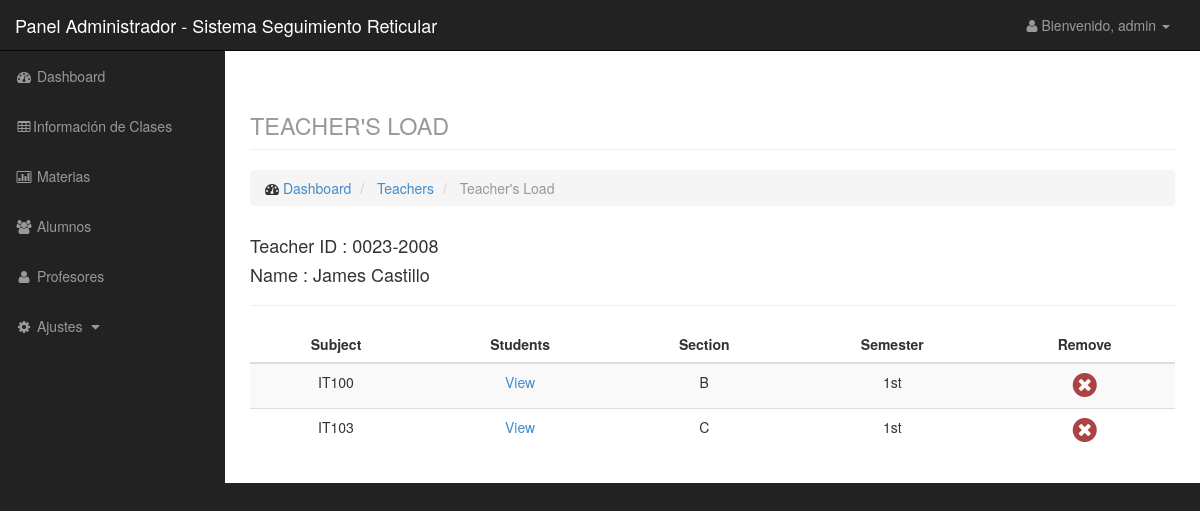
/retic/admin/teacherload.php?id=3 (signed in), run on the app's committed database.
### tables this page shows
CREATE TABLE `teacher` (
  `id` int(11) NOT NULL,
  `teachid` varchar(50) NOT NULL,
  `fname` varchar(100) NOT NULL,
  `lname` varchar(100) NOT NULL
);

CREATE TABLE `class` (
  `id` int(11) NOT NULL,
  `course` varchar(50) NOT NULL,
  `year` varchar(50) NOT NULL,
  `section` varchar(50) NOT NULL,
  `sem` varchar(50) NOT NULL,
  `teacher` varchar(100) NOT NULL,
  `subject` varchar(100) NOT NULL
);

### retic/admin/data/teacher_model.php (called while the page is built, shortened)
<?php
    $teacher = new Datateacher();
    class Datateacher {
        function getteacherbyid($id){
            $q = "select * from teacher where id=$id";
            $r = mysql_query($q);
            return $r;
        }
    }
?>

### retic/admin/teacherload.php (the view, shortened to what this page needs)
<?php
    include('include/header.php');
    include('include/sidebar.php');
    include('data/teacher_model.php');
    $id = $_GET['id'];
    $teacher = $teacher->getteacherbyid($id);
?>
<div id="page-wrapper">
    <div class="container-fluid">
        <div class="row">
            <div class="col-lg-12">
                <h1 class="page-header">
                    <small>TEACHER'S LOAD</small>
                </h1>
                <ol class="breadcrumb">
                    <li>
                        <i class="fa fa-dashboard"></i> <a href="index.php">Dashboard</a>
                    </li>
                    <li>
                        <a href="teacherlist.php">Teachers</a>
                    </li>
                    <li class="active">
                        Teacher's Load
                    </li>
                </ol>
            </div>
        </div>
        <div class="row">
            <div class="col-lg-12">
                <?php while($row = mysql_fetch_array($teacher)): ?>
                <h4>Teacher ID : <?php echo $row['teachid']; ?></h4>
                <h4>Name : <?php echo $row['fname'].' '.$row['lname']; ?></h4>
                <?php endwhile; ?>
                <hr />
                <div class="table-responsive">
                <table class="table table-striped">
                    <thead>
                        <tr>
                            <th class="text-center">Subject</th>
                            <th class="text-center">Students</th>
                            <th class="text-center">Section</th>
                            <th class="text-center">Semester</th>
                            <th class="text-center">Remove</th>
                        </tr>
                    </thead>
                    <tbody>
<?php
    $r1 = mysql_query("select * from class where teacher=$id");
    while($row = mysql_fetch_array($r1)):?>
            <tr>
                <td class="text-center"><?php echo $row['subject']?></td>
                <td class="text-center"><a href="classstudent.php?classid=<?php echo $row['id']?>" target="_blank">View</a></td>
                <td class="text-center"><?php echo $row['section']?></td>
                <td class="text-center"><?php echo $row['sem']?></td>
                <td class="text-center"><a href="data/teacher_model.php?q=removesubject&teachid=<?php echo $id;?>&classid=<?php echo $row['id']; ?>"><i class="fa fa-times-circle text-danger fa-2x confirmation"></i></a></td>
            </tr>
    <?php endwhile;
?>
                    </tbody>
                </table>
            </div>
            </div>
        </div>
    </div>
</div>
<?php include('include/footer.php');

### retic/css/sb-admin.css (style rules this page uses)
body { margin-top: 100px; background-color: #222; }
@media (min-width:768px) { body { margin-top: 50px; } }
#page-wrapper { width: 100%; padding: 0; background-color: #fff; }
@media (min-width:768px) { #page-wrapper { padding: 10px; } }

### data on the page
teacher: teachid "0023-2008", fname "James", lname "Castillo"
class: subject "IT100", section "B", sem "1st"
class: subject "IT103", section "C", sem "1st"

### other printed values
$_SESSION['level'] "admin"
